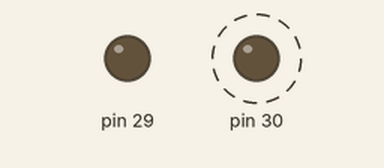
Recording of a sketch running on a simulated Arduino Mega 2560, built with avr-gcc and run on an emulated ATmega2560. Parts: output pins drawn as LEDs (lit = HIGH). Dashed ring = blinking.

Above: at 0.5 s.
Timing chart, 0 to 4.6 s (numbered marks = the images above):
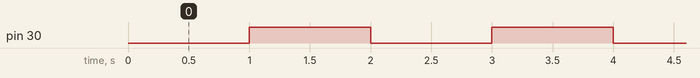

Measured:
- by itself, pin 30: alternates HIGH for 1.0 s and LOW for 1.0 s

The sketch:

trigger__test.ino
```cpp
void setup() {
  pinMode(29,OUTPUT);
  pinMode(30,OUTPUT);
}

void loop() {
  delay(1000);
  digitalWrite(30,1);
  delay(1000);
  digitalWrite(30,0);

}
```
